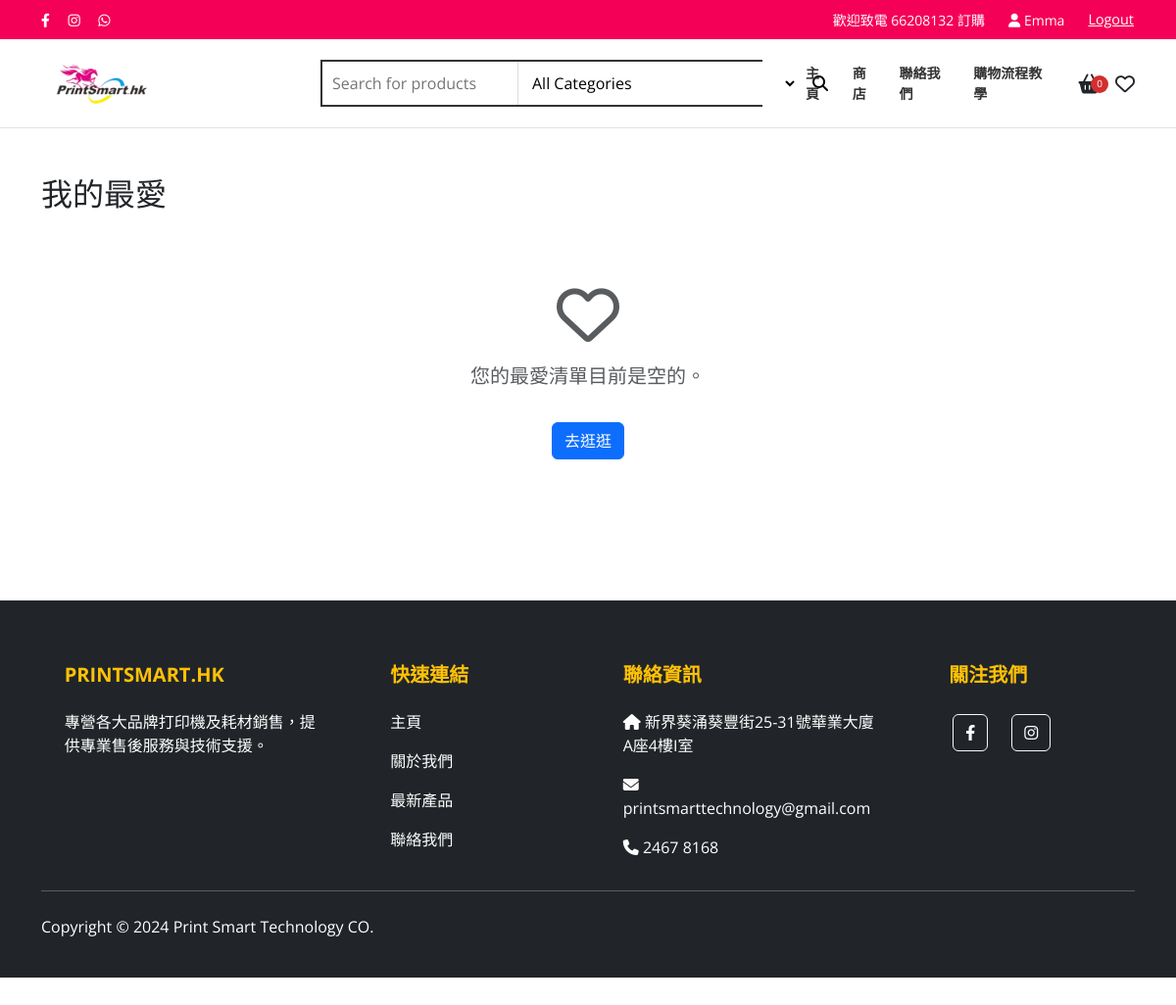
/wishlist/ (signed in), run on the app's committed database.
### store/models.py (models this page shows, shortened)
class SiteSettings(models.Model):
    site_name = models.CharField(max_length=100, default="My E-Shop", verbose_name="網站名稱")
    logo = models.ImageField(upload_to='site/', blank=True, null=True, verbose_name="Logo")
    hero_banner = models.ImageField(upload_to='site/', blank=True, null=True, verbose_name="首頁 Banner")
    hero_title = models.CharField(max_length=200, blank=True, verbose_name="Banner 標題")
    hero_subtitle = models.CharField(max_length=200, blank=True, verbose_name="Banner 副標題")
    hero_button_text = models.CharField(max_length=50, blank=True, verbose_name="按鈕文字")
    hero_link = models.URLField(blank=True, verbose_name="Banner 連結")
    contact_phone = models.CharField(max_length=50, blank=True, verbose_name="聯絡電話")
    contact_email = models.EmailField(blank=True, verbose_name="聯絡 Email")
    contact_address = models.CharField(max_length=255, blank=True, verbose_name="聯絡地址")
    footer_about = models.TextField(blank=True, verbose_name="Footer 關於我們")
    footer_copyright = models.CharField(max_length=200, blank=True, default="Copyright © 2026 PrintSmart.hk", verbose_name="Footer 版權宣告")
    facebook_url = models.URLField(blank=True, verbose_name="Facebook 連結")
    instagram_url = models.URLField(blank=True, verbose_name="Instagram 連結")
    whatsapp_url = models.URLField(blank=True, verbose_name="WhatsApp 連結")
    facebook_pixel_id = models.CharField(max_length=50, blank=True, help_text="Example: 123456789", verbose_name="Facebook Pixel ID")
    google_analytics_id = models.CharField(max_length=50, blank=True, help_text="Example: G-XXXXXXXXXX", verbose_name="Google Analytics ID")
    smtp_host = models.CharField(max_length=200, blank=True, verbose_name="SMTP 主機 (Host)")
    smtp_port = models.IntegerField(default=587, verbose_name="SMTP 端口 (Port)")
    smtp_user = models.CharField(max_length=200, blank=True, verbose_name="SMTP 帳號 (User)")
    smtp_password = models.CharField(max_length=200, blank=True, verbose_name="SMTP 密碼 (Password)")
    smtp_use_tls = models.BooleanField(default=True, verbose_name="使用 TLS")
    smtp_from_email = models.EmailField(blank=True, verbose_name="寄件者 Email")
    menu_home_text = models.CharField(max_length=50, default="主頁", verbose_name="主選單-主頁文字")
    menu_store_text = models.CharField(max_length=50, default="商店", verbose_name="主選單-商店文字")
    menu_contact_text = models.CharField(max_length=50, default="聯絡我們", verbose_name="主選單-聯絡我們文字")
    menu_tutorial_text = models.CharField(max_length=50, default="購物流程教學", verbose_name="主選單-教學文字")
    menu_tutorial_link = models.CharField(max_length=200, default="#", verbose_name="主選單-教學連結")
    top_bar_bg_color = models.CharField(max_length=20, default="#F50057", verbose_name="頂部通知列背景顏色", help_text="Hex color code (e.g. #F50057)")
    navbar_bg_color = models.CharField(max_length=20, default="#D32F2F", verbose_name="導航列背景顏色", help_text="Hex color code (e.g. #D32F2F)")
    navbar_text_color = models.CharField(max_length=20, default="#ffffff", verbose_name="導航列文字顏色", help_text="Hex color code (e.g. #ffffff)")
    navbar_items = models.TextField(default="HP, CANON, BROTHER, EPSON, SAMSUNG, XEROX, PANTUM, LEXMARK, KODAK, 其他商品", verbose_name="導航列項目", help_text="Comma separated list")
    product_label_bg_color = models.CharField(max_length=20, default="#D32F2F", verbose_name="商品標籤背景顏色")
    product_label_text_color = models.CharField(max_length=20, default="#ffffff", verbose_name="商品標籤文字顏色")
    class Meta:
        verbose_name = "網站設定"
        verbose_name_plural = "網站設定"

### store/views.py (the view)
# urls.py: path('wishlist/', views.wishlist_view, name='wishlist'),
@login_required
def wishlist_view(request):
    wishlist_items = Wishlist.objects.filter(user=request.user).select_related('product').order_by('-created_at')
    return render(request, 'store/wishlist.html', {'wishlist_items': wishlist_items})

### store/context_processors.py (called while the page is built, shortened)
def site_settings(request):
    settings = SiteSettings.objects.first()
    categories = Category.objects.all()
    return {
        'site_settings': settings,
        'categories': categories
    }

def cart_processor(request):
    cart = request.session.get('cart', {})
    cart_items = []
    cart_total_price = Decimal('0')
    cart_item_count = 0
    return {
        'cart_item_count': cart_item_count,
        'cart_items': cart_items,
        'cart_total_price': cart_total_price
    }

### templates/store/wishlist.html (shortened to what this page needs)
{% extends 'base.html' %}
{% block content %}
<div class="container py-5">
    <h2 class="mb-4">我的最愛</h2>
    {% if wishlist_items %}
        <div class="row g-4">
            {% for item in wishlist_items %}
                {% with p=item.product %}
                <div class="col-12 col-md-4 col-lg-3">
                    <div class="card h-100 border-0 shadow-sm product-card">
                        <div class="position-relative">
                            <button class="btn btn-sm btn-light position-absolute top-0 end-0 m-2 rounded-circle shadow-sm wishlist-btn"
                                    data-product-id="{{ p.id }}"
                                    title="Remove from Wishlist"
                                    style="width: 32px; height: 32px; padding: 0; display: flex; align-items: center; justify-content: center; z-index: 10;">
                                <i class="fas fa-heart text-danger"></i>
                            </button>
                            {% if p.image %}
                                <img src="{{ p.image.url }}" class="card-img-top p-4" alt="{{ p.name }}" style="height: 220px; object-fit: contain;">
                            {% elif p.image_url %}
                                <img src="{{ p.image_url }}" class="card-img-top p-4" alt="{{ p.name }}" style="height: 220px; object-fit: contain;">
                            {% else %}
                                <img src="https://placehold.co/200x200?text=No+Image" class="card-img-top p-4" alt="No Image">
                            {% endif %}
                        </div>
                        <div class="card-body text-center">
                            <h6 class="card-title text-truncate mb-2" style="font-size: 0.9rem;">{{ p.name }}</h6>
                            <div class="mb-3">
                                {% if p.discount_price %}
                                    <span class="text-danger fw-bold">${{ p.discount_price }}</span>
                                    <span class="text-muted text-decoration-line-through ms-2" style="font-size: 0.85em;">${{ p.price }}</span>
                                {% else %}
                                    <span class="fw-bold">${{ p.price }}</span>
                                {% endif %}
                            </div>
                            <a href="{% url 'product_detail' p.slug %}" class="btn btn-outline-dark btn-sm rounded-0 w-100">View Details</a>
                        </div>
                    </div>
                </div>
                {% endwith %}
            {% endfor %}
        </div>
    {% else %}
        <div class="text-center py-5">
            <i class="far fa-heart fa-4x text-muted mb-3"></i>
            <p class="text-muted fs-5">您的最愛清單目前是空的。</p>
            <a href="{% url 'product_list' %}" class="btn btn-primary mt-3">去逛逛</a>
        </div>
    {% endif %}
</div>
{% endblock %}

### templates/base.html (shortened to what this page needs)
<!doctype html>
<html lang="zh-Hant">
<head>
  <link href="https://cdn.jsdelivr.net/npm/bootstrap@5.3.3/dist/css/bootstrap.min.css" rel="stylesheet">
  <link rel="stylesheet" href="https://cdnjs.cloudflare.com/ajax/libs/font-awesome/6.4.0/css/all.min.css">
  {% load static %}
  <link rel="stylesheet" href="{% static 'css/style.css' %}">
</head>
<body>
  <div class="top-bar" style="background-color: {{ site_settings.top_bar_bg_color|default:'#F50057' }};">
    <div class="container d-flex justify-content-between align-items-center">
      <div class="social-icons">
        <a href="{{ site_settings.facebook_url|default:'#' }}"><i class="fab fa-facebook-f"></i></a>
        <a href="{{ site_settings.instagram_url|default:'#' }}"><i class="fab fa-instagram"></i></a>
        <a href="{{ site_settings.whatsapp_url|default:'#' }}"><i class="fab fa-whatsapp"></i></a>
      </div>
      <div class="d-flex align-items-center">
        <span class="me-3">歡迎致電 66208132 訂購</span>
        {% if user.is_authenticated %}
            <a href="{% url 'profile' %}" class="text-white ms-2"><i class="fas fa-user"></i> {{ user.username }}</a>
            <form method="post" action="{% url 'logout' %}" class="d-inline ms-2">
                <button type="submit" class="btn btn-link text-white p-0" style="font-size: 0.9rem;">Logout</button>
            </form>
        {% else %}
            <a href="{% url 'login' %}"><i class="far fa-user"></i></a>
        {% endif %}
      </div>
    </div>
  </div>
  <header class="main-header">
    <div class="container">
      <div class="row align-items-center">
        <div class="col-6 col-md-3 col-lg-3 d-flex align-items-center">
          <a href="{% url 'product_list' %}" class="text-decoration-none">
            <div class="d-flex align-items-center">
               {% if site_settings.logo %}
                 <img src="{{ site_settings.logo.url }}" alt="{{ site_settings.site_name }}" style="height: 50px;">
               {% else %}
                 <img src="https://placehold.co/200x60?text=PrintSmart.hk" alt="PrintSmart Logo" style="height: 50px;">
               {% endif %}
            </div>
          </a>
        </div>
        <div class="col-12 col-md-5 col-lg-5 order-3 order-md-2 mt-3 mt-md-0">
          <form class="search-container" action="{% url 'product_list' %}" method="get">
            <input type="text" name="q" class="search-input" placeholder="Search for products" value="{{ search_query|default:'' }}">
            <select class="search-select d-none d-sm-block" name="category" onchange="this.form.submit()">
              <option value="">All Categories</option>
            </select>
            <button type="submit" class="search-btn">
              <i class="fas fa-search"></i>
            </button>
          </form>
        </div>
        <div class="col-6 col-md-4 col-lg-4 order-2 order-md-3">
          <div class="d-flex justify-content-end align-items-center">
            <div class="nav-links d-none d-lg-flex">
            <a href="{% url 'product_list' %}" class="{% if request.path == '/' %}active{% endif %}">{{ site_settings.menu_home_text|default:'主頁' }}</a>
            <a href="{% url 'shop' %}" class="{% if '/shop/' in request.path %}active{% endif %}">{{ site_settings.menu_store_text|default:'商店' }}</a>
            <a href="{% url 'contact' %}" class="{% if '/contact/' in request.path %}active{% endif %}">{{ site_settings.menu_contact_text|default:'聯絡我們' }}</a>
            <a href="{% url 'tutorial' %}" class="{% if '/tutorial/' in request.path %}active{% endif %}">{{ site_settings.menu_tutorial_text|default:'購物流程教學' }}</a>
          </div>
            <div class="header-icons ms-4">
              <a href="#" class="cart-icon text-dark text-decoration-none" data-bs-toggle="offcanvas" data-bs-target="#shoppingCartOffcanvas" aria-controls="shoppingCartOffcanvas">
                <i class="fas fa-shopping-basket fa-lg"></i>
                <span class="cart-badge">{{ cart_item_count|default:0 }}</span>
              </a>
              <a href="{% url 'wishlist' %}" class="text-dark"><i class="far fa-heart fa-lg"></i></a>
            </div>
          </div>
        </div>
      </div>
    </div>
  </header>
  <main>
    {% block content %}{% endblock %}
  </main>
  <footer class="bg-dark text-white pt-5 pb-4 mt-5">
    <div class="container">
      <div class="row">
        <div class="col-md-3 col-lg-3 col-xl-3 mx-auto mt-3">
          <h5 class="text-uppercase mb-4 fw-bold text-warning">PrintSmart.hk</h5>
          <p>
            {{ site_settings.footer_about|default:"專營各大品牌打印機及耗材銷售，提供專業售後服務與技術支援。"|linebreaksbr }}
          </p>
        </div>
        <div class="col-md-2 col-lg-2 col-xl-2 mx-auto mt-3">
          <h5 class="text-uppercase mb-4 fw-bold text-warning">快速連結</h5>
          <p><a href="{% url 'product_list' %}" class="text-white text-decoration-none">主頁</a></p>
          <p><a href="{% url 'page_detail' 'about' %}" class="text-white text-decoration-none">關於我們</a></p>
          <p><a href="{% url 'product_list' %}" class="text-white text-decoration-none">最新產品</a></p>
          <p><a href="{% url 'contact' %}" class="text-white text-decoration-none">聯絡我們</a></p>
        </div>
        <div class="col-md-4 col-lg-3 col-xl-3 mx-auto mt-3">
          <h5 class="text-uppercase mb-4 fw-bold text-warning">聯絡資訊</h5>
          <p><i class="fas fa-home mr-3"></i> {{ site_settings.contact_address|default:"香港九龍某某區某某街123號" }}</p>
          <p><i class="fas fa-envelope mr-3"></i> {{ site_settings.contact_email|default:"info@printsmart.hk" }}</p>
          <p><i class="fas fa-phone mr-3"></i> {{ site_settings.contact_phone|default:"+852 1234 5678" }}</p>
        </div>
        <div class="col-md-3 col-lg-2 col-xl-2 mx-auto mt-3">
           <h5 class="text-uppercase mb-4 fw-bold text-warning">關注我們</h5>
           <div class="d-flex gap-3">
             <a href="{{ site_settings.facebook_url|default:'#' }}" class="btn btn-outline-light btn-floating m-1 text-white" role="button"><i class="fab fa-facebook-f"></i></a>
             <a href="{{ site_settings.instagram_url|default:'#' }}" class="btn btn-outline-light btn-floating m-1 text-white" role="button"><i class="fab fa-instagram"></i></a>
           </div>
        </div>
      </div>
      <hr class="mb-4">
      <div class="row align-items-center">
        <div class="col-md-7 col-lg-8">
          <p> {{ site_settings.footer_copyright|default:"Copyright © 2026 PrintSmart.hk" }}
          </p>
        </div>
      </div>
    </div>
  </footer>
</body>
</html>

### static/css/style.css (style rules this page uses)
:root { --primary-pink: #F50057; --primary-red: #D32F2F; --light-gray: #f8f9fa; --border-color: #dee2e6; }
body { font-family: 'Open Sans', sans-serif; }
.top-bar { background-color: var(--primary-pink); color: white; padding: 8px 0; font-size: 14px; }
.top-bar a { color: white; text-decoration: none; margin-right: 15px; }
.main-header { background-color: white; padding: 20px 0; border-bottom: 1px solid var(--border-color); }
.search-container { border: 2px solid #333; display: flex; align-items: center; padding: 0; }
.search-input { border: none; padding: 10px; flex-grow: 1; outline: none; }
.search-select { border: none; border-left: 1px solid #ddd; padding: 10px; background-color: white; outline: none; cursor: pointer; }
.search-btn { background: none; border: none; padding: 10px 15px; cursor: pointer; }
.nav-links a { color: #333; text-decoration: none; font-weight: 600; margin-left: 20px; font-size: 14px; }
.header-icons { display: flex; align-items: center; gap: 15px; }
.cart-icon { position: relative; display: flex; align-items: center; gap: 5px; }
.cart-badge { position: absolute; top: -8px; right: -8px; background-color: var(--primary-red); color: white; border-radius: 50%; width: 18px; height: 18px; font-size: 10px; display: flex; justify-content: center; align-items: center; }

### data on the page
SiteSettings: logo (picture), menu_home_text "主頁", menu_store_text "商店", menu_contact_text "聯絡我們", menu_tutorial_text "購物流程教學", footer_about "專營各大品牌打印機及耗材銷售，提供專業售後服務與技術支援。", contact_address "新界葵涌葵豐街25-31號華業大廈A座4樓I室", contact_email "printsmarttechnology@gmail.com", contact_phone "2467 8168", footer_copyright "Copyright © 2024 Print Smart Technology CO."

### other printed values
{{ user.username }} "Emma"
{{ cart_item_count|default:0 }} "0"
